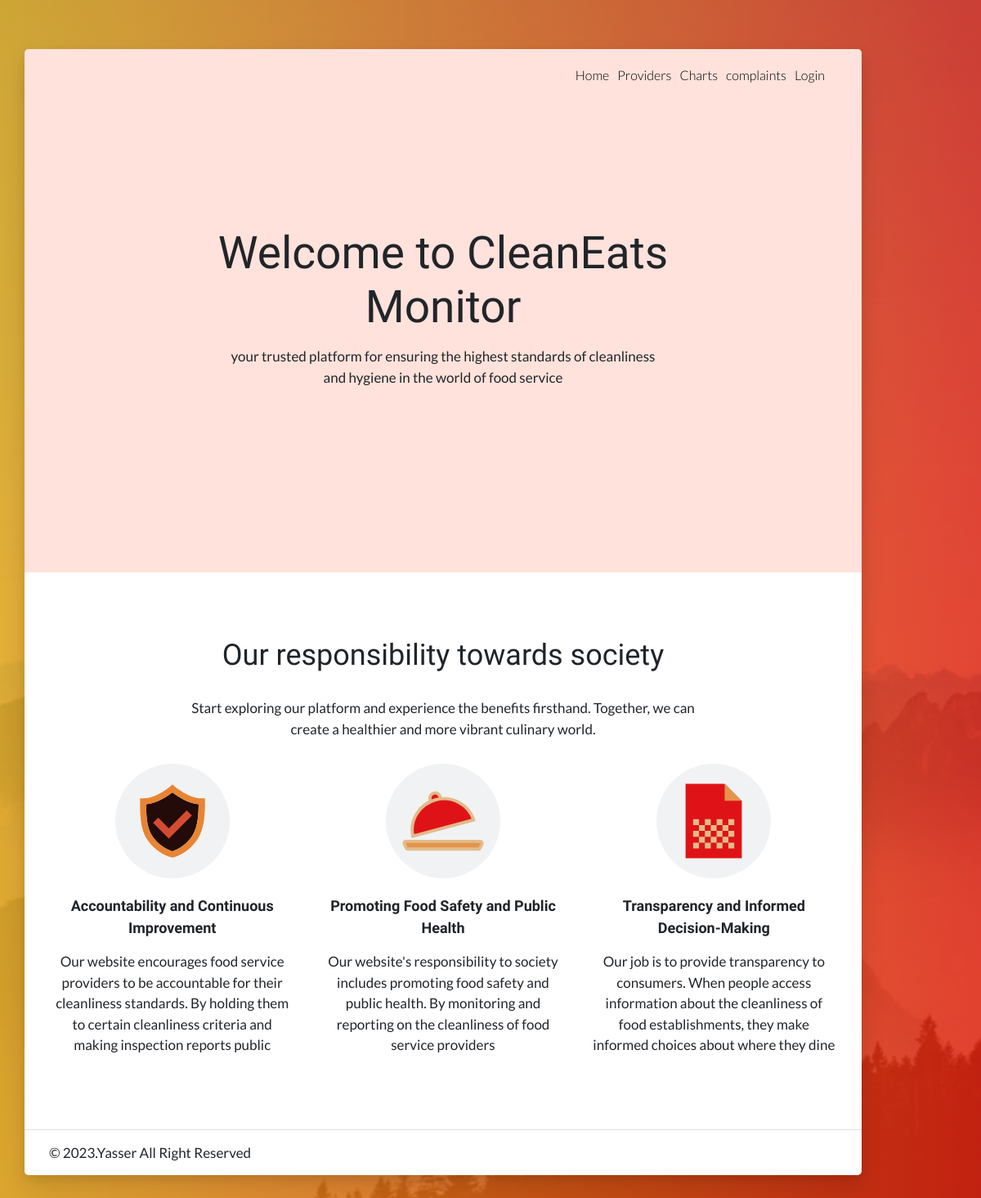
The page / on the database its author committed.
### tables this page shows
CREATE TABLE `landing_page` (
  `landing_id` int(11) NOT NULL,
  `main_text` text NOT NULL,
  `sub_text` text NOT NULL,
  `image` varchar(50) NOT NULL
);

### index.php (called while the page is built)
<?php
require_once("header.php");
require_once("landing_page.php");
require_once("footer.php");

### landing_page.php (the view, shortened to what this page needs)
<?php
require_once('config.php');
$sql = "select * from landing_page order by landing_id desc";
$result = mysqli_query($conn, $sql);
while ($row = mysqli_fetch_assoc($result)) {
    $main_text = $row['main_text'];
    $sub_text = $row['sub_text'];
    echo "
                    <div class='jumbotron d-flex align-items-center' style='background-color:#FFC5B8 '>
                    <div class='container text-center'>
                        <h1 class='display-2 mb-4'>$main_text</h1>
                        <p> $sub_text </p>
                    </div>
                    </div>
                    ";
}
?>
<section id="gtco-who-we-are" class="bg-white">
    <div class="container">
        <div class="section-content">
            <div class="title-wrap">
                <h2 class="section-title">Our <b>responsibility</b> towards society</h2>
                <p class="section-sub-title"> Start exploring our platform and experience the benefits firsthand. Together, we can<br> create a healthier and more vibrant culinary world.</p>
            </div>
            <div class="row text-center">
                <div class="col-md-4 col-sm-6 ">
                    <img class="colord_icons rounded-circle" src="icons/shield.svg" alt="Generic placeholder image" width="140" height="140">
                    <h5 class="mb-4"><b>Accountability and Continuous Improvement</b></h5>
                    <p>Our website encourages food service providers to be accountable for their cleanliness standards. By holding them to certain cleanliness criteria and making inspection reports public</p>
                </div>
                <div class="col-md-4 col-sm-6 ">
                    <img class="colord_icons rounded-circle" src="icons/palet.svg" alt="Generic placeholder image" width="140" height="140">
                    <h5 class="mb-4"><b>Promoting Food Safety and Public Health</b></h5>
                    <p>Our website's responsibility to society includes promoting food safety and public health. By monitoring and reporting on the cleanliness of food service providers</p>
                </div>
                <div class="col-md-4 col-sm-6 ">
                    <img class="colord_icons rounded-circle" src="icons/Transparency.svg" alt="Generic placeholder image" width="140" height="140">
                    <h5 class="mb-4"><b>Transparency and Informed Decision-Making</b></h5>
                    <p>Our job is to provide transparency to consumers. When people access information about the cleanliness of food establishments, they make informed choices about where they dine </p>
                </div>
            </div>
        </div>
    </div>
</section>

### css/style.css (style rules this page uses)
html { font-size: 62.5%; overflow-x: hidden; }
body { background-image: url(../img/bg.jpg); background-size: cover; background-repeat: no-repeat; background-attachment: fixed; position: relative; font-family: 'Lato', sans-serif; font-weight: 300; font-size: 1.6rem; }
body:after { position: absolute; content: ""; left: 0; top: 0; width: 100%; height: 100%; position: fixed; opacity: .8; z-index: -1; background: #f12711; background: -webkit-linear-gradient(to right, #f5af19, #f12711); background: linear-gradient(to right, #f5af19, #f12711); }
@media (min-width: 1200px) { .boxed-page .container { max-width: 1080px; padding-left: 30px; padding-right: 30px; } }
h1 { font-size: 4.8rem; font-weight: bolder; }
h2 { font-size: 3.6rem; }
h5 { font-size: 1.8rem; }
h1, h2, h3 { font-weight: 300; line-height: 1.2em; }
h4, h5, h6 { line-height: 1.5em; font-weight: 400; }
h1, h2, h3, h4, h5, h6, .h1, .h2, .h3, .h4, .h5, .h6 { font-family: 'Work Sans', sans-serif; margin-top: 0; }
p { font-size: 1.7rem; font-weight: 400; line-height: 1.5em; }
.section-title, .section-sub-title { margin-bottom: 30px; }
img { max-width: 100%; }
.section-content { padding-top: 80px; padding-bottom: 80px; }
.title-wrap, .section-title { text-align: center; }
.bg-white { background-color: #fff; }
.colord_icons { margin-bottom: 20px; }
.jumbotron { background-color: #fff; padding-top: 80px; padding-bottom: 80px; background-repeat: no-repeat; background-size: cover; background-position: 50% 50%; position: relative; border-radius: 0; border-top-left-radius: 5px; border-top-right-radius: 5px; margin-bottom: 0; overflow: hidden; min-height: 500px; }
@media (min-width: 1024px) { .jumbotron { min-height: 80vh; } }
.jumbotron .container { position: relative; }
.jumbotron:before { position: absolute; display: block; content: ""; background-color: rgba(255, 255, 255, 0.5); opacity: 1; top: 0; bottom: 0; left: 0; right: 0; }

### rows shown on the page
landing_page: main_text "Welcome to CleanEats Monitor", sub_text "your trusted platform for ensuring the highest standards of cleanliness and hygiene in the world of food service"
